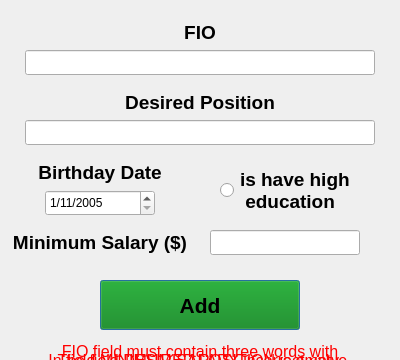
<?xml version="1.0" encoding="UTF-8"?>
<ui version="4.0">
 <class>DialogCondidate</class>
 <widget class="QDialog" name="DialogCondidate">
  <property name="geometry">
   <rect>
    <x>0</x>
    <y>0</y>
    <width>400</width>
    <height>360</height>
   </rect>
  </property>
  <property name="windowTitle">
   <string>Edit Condidates Window</string>
  </property>
  <widget class="QLabel" name="label_9">
   <property name="geometry">
    <rect>
     <x>10</x>
     <y>230</y>
     <width>180</width>
     <height>25</height>
    </rect>
   </property>
   <property name="font">
    <font>
     <pointsize>14</pointsize>
     <bold>true</bold>
    </font>
   </property>
   <property name="text">
    <string>Minimum Salary ($)</string>
   </property>
   <property name="alignment">
    <set>Qt::AlignCenter</set>
   </property>
  </widget>
  <widget class="QPushButton" name="pushButton">
   <property name="geometry">
    <rect>
     <x>100</x>
     <y>280</y>
     <width>200</width>
     <height>50</height>
    </rect>
   </property>
   <property name="font">
    <font>
     <pointsize>16</pointsize>
     <bold>true</bold>
    </font>
   </property>
   <property name="styleSheet">
    <string notr="true">background-color: green</string>
   </property>
   <property name="text">
    <string>Add</string>
   </property>
  </widget>
  <widget class="QLabel" name="Error_IncorrectSalary">
   <property name="geometry">
    <rect>
     <x>20</x>
     <y>340</y>
     <width>360</width>
     <height>40</height>
    </rect>
   </property>
   <property name="font">
    <font>
     <pointsize>12</pointsize>
    </font>
   </property>
   <property name="styleSheet">
    <string notr="true">color: red</string>
   </property>
   <property name="text">
    <string>In field MINIMUM SALARY incorrect value.</string>
   </property>
   <property name="alignment">
    <set>Qt::AlignCenter</set>
   </property>
  </widget>
  <widget class="QLineEdit" name="EditMinimumSalary">
   <property name="geometry">
    <rect>
     <x>210</x>
     <y>230</y>
     <width>150</width>
     <height>25</height>
    </rect>
   </property>
  </widget>
  <widget class="QLineEdit" name="EditPost">
   <property name="geometry">
    <rect>
     <x>25</x>
     <y>120</y>
     <width>350</width>
     <height>25</height>
    </rect>
   </property>
  </widget>
  <widget class="QLabel" name="Error_FIO">
   <property name="geometry">
    <rect>
     <x>20</x>
     <y>340</y>
     <width>360</width>
     <height>40</height>
    </rect>
   </property>
   <property name="font">
    <font>
     <pointsize>12</pointsize>
    </font>
   </property>
   <property name="styleSheet">
    <string notr="true">color: red</string>
   </property>
   <property name="text">
    <string>FIO field must contain three words with
spaces (exmpl: Tyler Durden Olegovich).</string>
   </property>
   <property name="alignment">
    <set>Qt::AlignCenter</set>
   </property>
  </widget>
  <widget class="QLabel" name="label_8">
   <property name="geometry">
    <rect>
     <x>10</x>
     <y>160</y>
     <width>180</width>
     <height>25</height>
    </rect>
   </property>
   <property name="font">
    <font>
     <pointsize>14</pointsize>
     <bold>true</bold>
    </font>
   </property>
   <property name="text">
    <string>Birthday Date</string>
   </property>
   <property name="alignment">
    <set>Qt::AlignCenter</set>
   </property>
  </widget>
  <widget class="QLabel" name="label_7">
   <property name="geometry">
    <rect>
     <x>110</x>
     <y>90</y>
     <width>180</width>
     <height>25</height>
    </rect>
   </property>
   <property name="font">
    <font>
     <pointsize>14</pointsize>
     <bold>true</bold>
    </font>
   </property>
   <property name="text">
    <string>Desired Position</string>
   </property>
   <property name="alignment">
    <set>Qt::AlignCenter</set>
   </property>
  </widget>
  <widget class="QLineEdit" name="EditFIO">
   <property name="geometry">
    <rect>
     <x>25</x>
     <y>50</y>
     <width>350</width>
     <height>25</height>
    </rect>
   </property>
  </widget>
  <widget class="QLabel" name="label">
   <property name="geometry">
    <rect>
     <x>110</x>
     <y>20</y>
     <width>180</width>
     <height>25</height>
    </rect>
   </property>
   <property name="font">
    <font>
     <pointsize>14</pointsize>
     <bold>true</bold>
    </font>
   </property>
   <property name="text">
    <string>FIO</string>
   </property>
   <property name="alignment">
    <set>Qt::AlignCenter</set>
   </property>
  </widget>
  <widget class="QRadioButton" name="isHaveHighEducation">
   <property name="geometry">
    <rect>
     <x>220</x>
     <y>160</y>
     <width>191</width>
     <height>61</height>
    </rect>
   </property>
   <property name="font">
    <font>
     <pointsize>14</pointsize>
     <bold>true</bold>
    </font>
   </property>
   <property name="text">
    <string>is have high
 education</string>
   </property>
  </widget>
  <widget class="QDateEdit" name="dateEdit">
   <property name="geometry">
    <rect>
     <x>45</x>
     <y>190</y>
     <width>110</width>
     <height>26</height>
    </rect>
   </property>
   <property name="dateTime">
    <datetime>
     <hour>0</hour>
     <minute>0</minute>
     <second>0</second>
     <year>2005</year>
     <month>11</month>
     <day>1</day>
    </datetime>
   </property>
   <property name="minimumDateTime">
    <datetime>
     <hour>0</hour>
     <minute>0</minute>
     <second>0</second>
     <year>1922</year>
     <month>9</month>
     <day>11</day>
    </datetime>
   </property>
   <property name="maximumDate">
    <date>
     <year>2023</year>
     <month>12</month>
     <day>31</day>
    </date>
   </property>
   <property name="minimumDate">
    <date>
     <year>1922</year>
     <month>9</month>
     <day>11</day>
    </date>
   </property>
   <property name="displayFormat">
    <string>d/M/yyyy</string>
   </property>
  </widget>
  <widget class="QLabel" name="Error_IncorrectPost">
   <property name="geometry">
    <rect>
     <x>20</x>
     <y>340</y>
     <width>360</width>
     <height>40</height>
    </rect>
   </property>
   <property name="font">
    <font>
     <pointsize>12</pointsize>
    </font>
   </property>
   <property name="styleSheet">
    <string notr="true">color: red</string>
   </property>
   <property name="text">
    <string>The field DESIRED POSITION is empty.</string>
   </property>
   <property name="alignment">
    <set>Qt::AlignCenter</set>
   </property>
  </widget>
 </widget>
 <resources/>
 <connections/>
</ui>
